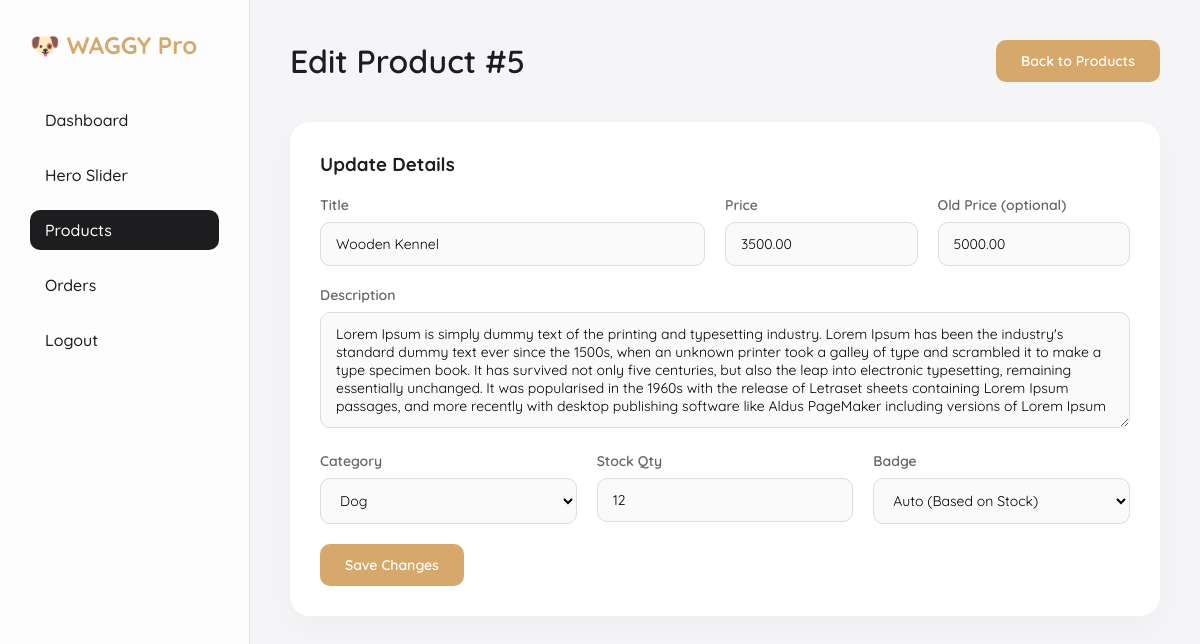
The app's page /admin/edit_product.php?id=5 (signed in) with its own data.
### tables this page shows
CREATE TABLE `products` (
  `id` int(11) NOT NULL,
  `title` varchar(255) NOT NULL,
  `description` text DEFAULT NULL,
  `price` decimal(10,2) NOT NULL,
  `old_price` decimal(10,2) DEFAULT NULL,
  `category` varchar(100) DEFAULT NULL,
  `badge` varchar(50) DEFAULT NULL,
  `rating` int(11) DEFAULT 5,
  `stock_status` varchar(50) DEFAULT 'In Stock',
  `stock_quantity` int(11) DEFAULT 10,
  `created_at` timestamp NOT NULL DEFAULT current_timestamp()
);

### admin/edit_product.php (the view, shortened to what this page needs)
<?php
require_once '../db.php';
$product_id = $_GET['id'];
$stmt = $pdo->prepare("SELECT * FROM products WHERE id = ?");
$stmt->execute([$product_id]);
$product = $stmt->fetch();
?>
<!DOCTYPE html>
<html>
<head>
    <link rel="stylesheet" href="assets/admin.css">
</head>
<body>
    <div class="admin-container">
        <div class="sidebar">
            <h2>🐶 WAGGY Pro</h2>
            <ul>
                <li><a href="index.php">Dashboard</a></li>
                <li><a href="hero_manager.php">Hero Slider</a></li>
                <li><a href="product_manager.php" class="active">Products</a></li>
                <li><a href="orders.php">Orders</a></li>
                <li><a href="logout.php">Logout</a></li>
            </ul>
        </div>
        <div class="main-content">
            <div class="header-top">
                <h1>Edit Product #<?= $product['id'] ?></h1>
                <a href="product_manager.php" class="btn-primary" style="text-decoration:none;">Back to Products</a>
            </div>
            <div class="card">
                <h3>Update Details</h3>
                <form method="POST" style="margin-top:20px;">
                    <div style="display:flex; gap:20px;">
                        <div class="form-group" style="flex:2;">
                            <label>Title</label>
                            <input type="text" name="title" value="<?= htmlspecialchars($product['title']) ?>" required>
                        </div>
                        <div class="form-group" style="flex:1;">
                            <label>Price</label>
                            <input type="number" step="0.01" name="price"
                                value="<?= htmlspecialchars($product['price']) ?>" required>
                        </div>
                        <div class="form-group" style="flex:1;">
                            <label>Old Price (optional)</label>
                            <input type="number" step="0.01" name="old_price"
                                value="<?= htmlspecialchars($product['old_price'] ?? '') ?>">
                        </div>
                    </div>
                    <div class="form-group">
                        <label>Description</label>
                        <textarea name="description"
                            rows="5"><?= htmlspecialchars($product['description']) ?></textarea>
                    </div>
                    <div style="display:flex; gap:20px;">
                        <div class="form-group" style="flex:1;">
                            <label>Category</label>
                            <select name="category" required>
                                <option value="dog" <?= $product['category'] == 'dog' ? 'selected' : '' ?>>Dog</option>
                            </select>
                        </div>
                        <div class="form-group" style="flex:1;">
                            <label>Stock Qty</label>
                            <input type="number" name="stock_quantity"
                                value="<?= htmlspecialchars($product['stock_quantity'] ?? 0) ?>" required>
                        </div>
                        <div class="form-group" style="flex:1;">
                            <label>Badge</label>
                            <select name="badge">
                                <option value="" <?= $product['badge'] == '' ? 'selected' : '' ?>>Auto (Based on Stock)
                                </option>
                            </select>
                        </div>
                    </div>
                    <button type="submit" name="update_product" class="btn-primary">Save Changes</button>
                </form>
            </div>
        </div>
    </div>
</body>
</html>

### admin/assets/admin.css (style rules this page uses)
* { margin: 0; padding: 0; box-sizing: border-box; font-family: 'Quicksand', sans-serif; }
body { background: #f5f5f7; color: #1d1d1f; }
.admin-container { display: flex; min-height: 100vh; }
.sidebar { width: 250px; background: rgba(255, 255, 255, 0.8); backdrop-filter: blur(20px); border-right: 1px solid rgba(0, 0, 0, 0.1); padding: 30px; position: fixed; height: 100vh; }
.sidebar h2 { font-size: 24px; color: #d6a86c; margin-bottom: 40px; display: flex; align-items: center; gap: 10px; }
.sidebar ul { list-style: none; }
.sidebar ul li { margin-bottom: 15px; }
.sidebar ul li a { text-decoration: none; color: #1d1d1f; font-size: 16px; font-weight: 500; display: block; padding: 10px 15px; border-radius: 10px; transition: 0.3s; }
.sidebar ul li a:hover, .sidebar ul li a.active { background: #1d1d1f; color: #fff; }
.main-content { flex: 1; margin-left: 250px; padding: 40px; }
.header-top { display: flex; justify-content: space-between; align-items: center; margin-bottom: 40px; }
.header-top h1 { font-size: 32px; font-weight: 600; }
.card { background: #fff; padding: 30px; border-radius: 20px; box-shadow: 0 10px 30px rgba(0, 0, 0, 0.03); margin-bottom: 30px; }
.form-group { margin-bottom: 20px; text-align: left; }
.form-group label { display: block; margin-bottom: 8px; font-size: 14px; color: #666; font-weight: 600; }
.form-group input, .form-group textarea, .form-group select { width: 100%; padding: 12px 15px; border: 1px solid #ddd; border-radius: 10px; font-size: 14px; background: #fafafa; outline: none; transition: 0.3s; }
.btn-primary { padding: 12px 25px; border: none; border-radius: 10px; background: #d6a86c; color: white; cursor: pointer; font-size: 14px; font-weight: 600; text-decoration: none; display: inline-block; transition: 0.3s; }

### records on screen
products: id "5", title "Wooden Kennel", price "3500.00", old_price "5000.00", description "Lorem Ipsum is simply dummy text of the printing and typesetting industry. Lorem Ipsum has been the industry's standard dummy text ever since the 1500s, when an unknown printer took a galley of type and scrambled it to make a type specimen book. It has survived not only five centuries, but also the leap into electronic typesetting, remaining essentially unchanged. It was popularised in the 1960s with the release of Letraset sheets containing Lorem Ipsum passages, and more recently with desktop publishing software like Aldus PageMaker including versions of Lorem Ipsum", category "Dog", stock_quantity "12", badge "Auto (Based on Stock)"
